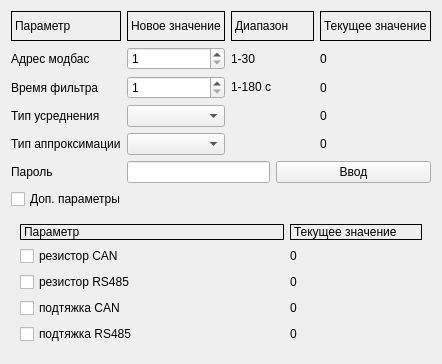
             <widget class="QWidget" name="scrollAreaWidgetContents_2">
              <property name="geometry">
               <rect>
                <x>0</x>
                <y>0</y>
                <width>442</width>
                <height>358</height>
               </rect>
              </property>
              <layout class="QGridLayout" name="gridLayout_15">
               <item row="0" column="0">
                <layout class="QGridLayout" name="gridLayout_3">
                 <item row="0" column="0" colspan="2">
                  <widget class="QLabel" name="lab_Param_2">
                   <property name="minimumSize">
                    <size>
                     <width>0</width>
                     <height>30</height>
                    </size>
                   </property>
                   <property name="maximumSize">
                    <size>
                     <width>16777215</width>
                     <height>30</height>
                    </size>
                   </property>
                   <property name="frameShape">
                    <enum>QFrame::Box</enum>
                   </property>
                   <property name="text">
                    <string>Параметр</string>
                   </property>
                  </widget>
                 </item>
                 <item row="0" column="2" colspan="2">
                  <widget class="QLabel" name="lab_NewParam_2">
                   <property name="minimumSize">
                    <size>
                     <width>0</width>
                     <height>30</height>
                    </size>
                   </property>
                   <property name="maximumSize">
                    <size>
                     <width>16777215</width>
                     <height>30</height>
                    </size>
                   </property>
                   <property name="frameShape">
                    <enum>QFrame::Box</enum>
                   </property>
                   <property name="text">
                    <string>&lt;html&gt;&lt;head/&gt;&lt;body&gt;&lt;p&gt;Новое значение&lt;/p&gt;&lt;/body&gt;&lt;/html&gt;</string>
                   </property>
                  </widget>
                 </item>
                 <item row="0" column="4" colspan="2">
                  <widget class="QLabel" name="lab_Array_2">
                   <property name="minimumSize">
                    <size>
                     <width>0</width>
                     <height>30</height>
                    </size>
                   </property>
                   <property name="maximumSize">
                    <size>
                     <width>16777215</width>
                     <height>30</height>
                    </size>
                   </property>
                   <property name="frameShape">
                    <enum>QFrame::Box</enum>
                   </property>
                   <property name="text">
                    <string>Диапазон</string>
                   </property>
                  </widget>
                 </item>
                 <item row="0" column="6">
                  <widget class="QLabel" name="lab_Cur_2">
                   <property name="minimumSize">
                    <size>
                     <width>0</width>
                     <height>30</height>
                    </size>
                   </property>
                   <property name="maximumSize">
                    <size>
                     <width>16777215</width>
                     <height>30</height>
                    </size>
                   </property>
                   <property name="frameShape">
                    <enum>QFrame::Box</enum>
                   </property>
                   <property name="text">
                    <string>&lt;html&gt;&lt;head/&gt;&lt;body&gt;&lt;p&gt;Текущее значение&lt;/p&gt;&lt;/body&gt;&lt;/html&gt;</string>
                   </property>
                  </widget>
                 </item>
                 <item row="1" column="6">
                  <widget class="QLabel" name="lab_AdrModbusCur">
                   <property name="text">
                    <string>0</string>
                   </property>
                  </widget>
                 </item>
                 <item row="2" column="6">
                  <widget class="QLabel" name="lab_IntAverageCur">
                   <property name="text">
                    <string>0</string>
                   </property>
                  </widget>
                 </item>
                 <item row="3" column="6">
                  <widget class="QLabel" name="lab_TypeAverageCur">
                   <property name="text">
                    <string>0</string>
                   </property>
                  </widget>
                 </item>
                 <item row="4" column="6">
                  <widget class="QLabel" name="lab_TypeApproximationCur">
                   <property name="text">
                    <string>0</string>
                   </property>
                  </widget>
                 </item>
                 <item row="5" column="5" colspan="2">
                  <widget class="QPushButton" name="button_password">
                   <property name="text">
                    <string>Ввод</string>
                   </property>
                  </widget>
                 </item>
                 <item row="5" column="0" colspan="2">
                  <widget class="QLabel" name="lab_Password">
                   <property name="text">
                    <string>Пароль</string>
                   </property>
                  </widget>
                 </item>
                 <item row="4" column="0" colspan="2">
                  <widget class="QLabel" name="lab_TypeApproximation">
                   <property name="text">
                    <string>Тип аппроксимации</string>
                   </property>
                  </widget>
                 </item>
                 <item row="3" column="0" colspan="2">
                  <widget class="QLabel" name="lab_TypeAverage">
                   <property name="text">
                    <string>Тип усреднения </string>
                   </property>
                  </widget>
                 </item>
                 <item row="2" column="0" colspan="2">
                  <widget class="QLabel" name="lab_IntAverage">
                   <property name="text">
                    <string>Время фильтра</string>
                   </property>
                  </widget>
                 </item>
                 <item row="1" column="0" colspan="2">
                  <widget class="QLabel" name="lab_AdrModbus">
                   <property name="text">
                    <string>Адрес модбас</string>
                   </property>
                  </widget>
                 </item>
                 <item row="2" column="4" colspan="2">
                  <widget class="QLabel" name="label_2">
                   <property name="text">
                    <string>&lt;html&gt;&lt;head/&gt;&lt;body&gt;&lt;p&gt;1-180 c&lt;/p&gt;&lt;/body&gt;&lt;/html&gt;</string>
                   </property>
                  </widget>
                 </item>
                 <item row="1" column="4" colspan="2">
                  <widget class="QLabel" name="lab_AdrModbusArray">
                   <property name="text">
                    <string>1-30</string>
                   </property>
                  </widget>
                 </item>
                 <item row="1" column="2" colspan="2">
                  <widget class="QSpinBox" name="spin_AdrModbus">
                   <property name="minimum">
                    <number>1</number>
                   </property>
                   <property name="maximum">
                    <number>30</number>
                   </property>
                  </widget>
                 </item>
                 <item row="2" column="2" colspan="2">
                  <widget class="QSpinBox" name="spin_IntAverage">
                   <property name="minimum">
                    <number>1</number>
                   </property>
                   <property name="maximum">
                    <number>180</number>
                   </property>
                  </widget>
                 </item>
                 <item row="3" column="2" colspan="2">
                  <widget class="QComboBox" name="comb_TypeAverage"/>
                 </item>
                 <item row="4" column="2" colspan="2">
                  <widget class="QComboBox" name="comb_TypeApproximation"/>
                 </item>
                 <item row="5" column="2" colspan="3">
                  <widget class="QLineEdit" name="edit_Password"/>
                 </item>
                </layout>
               </item>
               <item row="1" column="0">
                <widget class="QCheckBox" name="check_AddParam">
                 <property name="text">
                  <string>Доп. параметры</string>
                 </property>
                </widget>
               </item>
               <item row="2" column="0">
                <widget class="QWidget" name="widget_AddParam" native="true">
                 <layout class="QGridLayout" name="gridLayout_14">
                  <item row="0" column="0">
                   <layout class="QGridLayout" name="gridLayout_6">
                    <item row="1" column="2">
                     <widget class="QLabel" name="check_res_CANCur">
                      <property name="text">
                       <string>0</string>
                      </property>
                     </widget>
                    </item>
                    <item row="2" column="0" colspan="2">
                     <widget class="QCheckBox" name="check_res_RS485">
                      <property name="text">
                       <string>резистор RS485</string>
                      </property>
                     </widget>
                    </item>
                    <item row="2" column="2">
                     <widget class="QLabel" name="check_res_RS485Cur">
                      <property name="text">
                       <string>0</string>
                      </property>
                     </widget>
                    </item>
                    <item row="1" column="0" colspan="2">
                     <widget class="QCheckBox" name="check_res_CAN">
                      <property name="text">
                       <string>резистор CAN</string>
                      </property>
                     </widget>
                    </item>
                    <item row="0" column="2">
                     <widget class="QLabel" name="lab_CurAdd">
                      <property name="minimumSize">
                       <size>
                        <width>0</width>
                        <height>0</height>
                       </size>
                      </property>
                      <property name="maximumSize">
                       <size>
                        <width>16777215</width>
                        <height>30</height>
                       </size>
                      </property>
                      <property name="frameShape">
                       <enum>QFrame::Box</enum>
                      </property>
                      <property name="text">
                       <string>&lt;html&gt;&lt;head/&gt;&lt;body&gt;&lt;p&gt;Текущее значение&lt;/p&gt;&lt;/body&gt;&lt;/html&gt;</string>
                      </property>
                     </widget>
                    </item>
                    <item row="0" column="0" colspan="2">
                     <widget class="QLabel" name="lab_ParamAdd">
                      <property name="minimumSize">
                       <size>
                        <width>0</width>
                        <height>0</height>
                       </size>
                      </property>
                      <property name="maximumSize">
                       <size>
                        <width>16777215</width>
                        <height>30</height>
                       </size>
                      </property>
                      <property name="frameShape">
                       <enum>QFrame::Box</enum>
                      </property>
                      <property name="text">
                       <string>Параметр</string>
                      </property>
                     </widget>
                    </item>
                    <item row="3" column="0" colspan="2">
                     <widget class="QCheckBox" name="check_pow_CAN">
                      <property name="text">
                       <string>подтяжка CAN</string>
                      </property>
                     </widget>
                    </item>
                    <item row="4" column="0" colspan="2">
                     <widget class="QCheckBox" name="check_pow_RS485">
                      <property name="text">
                       <string>подтяжка RS485</string>
                      </property>
                     </widget>
                    </item>
                    <item row="3" column="2">
                     <widget class="QLabel" name="check_pow_CANCur">
                      <property name="text">
                       <string>0</string>
                      </property>
                     </widget>
                    </item>
                    <item row="4" column="2">
                     <widget class="QLabel" name="check_pow_RS485Cur">
                      <property name="text">
                       <string>0</string>
                      </property>
                     </widget>
                    </item>
                   </layout>
                  </item>
                 </layout>
                </widget>
               </item>
              </layout>
             </widget>
